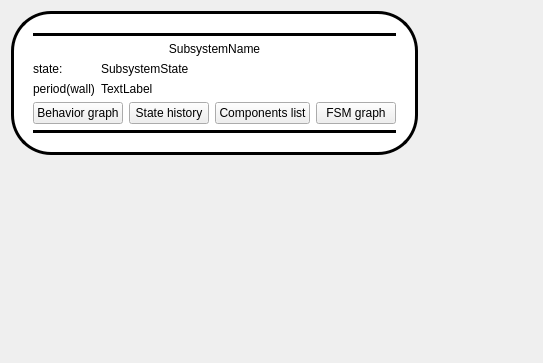
<?xml version="1.0" encoding="UTF-8"?>
<ui version="4.0">
 <class>SubsystemWidget</class>
 <widget class="QWidget" name="SubsystemWidget">
  <property name="geometry">
   <rect>
    <x>0</x>
    <y>0</y>
    <width>543</width>
    <height>363</height>
   </rect>
  </property>
  <property name="sizePolicy">
   <sizepolicy hsizetype="Preferred" vsizetype="Preferred">
    <horstretch>0</horstretch>
    <verstretch>0</verstretch>
   </sizepolicy>
  </property>
  <property name="windowTitle">
   <string>Form</string>
  </property>
  <property name="autoFillBackground">
   <bool>false</bool>
  </property>
  <property name="styleSheet">
   <string notr="true"/>
  </property>
  <layout class="QFormLayout" name="formLayout">
   <item row="0" column="0" colspan="2">
    <widget class="QFrame" name="SubsystemWidget_2">
     <property name="styleSheet">
      <string notr="true">QFrame#SubsystemWidget_2 {
 border-color: rgb(0, 0, 0);
 background-color: rgb(255, 255, 255);
  border-width: 3px;        
  border-style: solid;
  border-radius: 40px;
  padding:10px;
}
</string>
     </property>
     <layout class="QVBoxLayout" name="verticalLayout" stretch="0,0,0,0,0,0,0">
      <property name="sizeConstraint">
       <enum>QLayout::SetMaximumSize</enum>
      </property>
      <item>
       <layout class="QHBoxLayout" name="upper_buffers_layout"/>
      </item>
      <item>
       <widget class="Line" name="line_2">
        <property name="frameShadow">
         <enum>QFrame::Plain</enum>
        </property>
        <property name="lineWidth">
         <number>3</number>
        </property>
        <property name="midLineWidth">
         <number>3</number>
        </property>
        <property name="orientation">
         <enum>Qt::Horizontal</enum>
        </property>
       </widget>
      </item>
      <item>
       <widget class="QLabel" name="SubsystemName">
        <property name="text">
         <string>SubsystemName</string>
        </property>
        <property name="alignment">
         <set>Qt::AlignCenter</set>
        </property>
       </widget>
      </item>
      <item>
       <layout class="QFormLayout" name="formLayout_2">
        <item row="2" column="0">
         <widget class="QLabel" name="label_2">
          <property name="text">
           <string>period(wall)</string>
          </property>
         </widget>
        </item>
        <item row="1" column="0">
         <widget class="QLabel" name="label_4">
          <property name="text">
           <string>state:</string>
          </property>
         </widget>
        </item>
        <item row="1" column="1">
         <widget class="QLabel" name="SubsystemState">
          <property name="maximumSize">
           <size>
            <width>16777215</width>
            <height>16777215</height>
           </size>
          </property>
          <property name="text">
           <string>SubsystemState</string>
          </property>
          <property name="textFormat">
           <enum>Qt::PlainText</enum>
          </property>
         </widget>
        </item>
        <item row="2" column="1">
         <widget class="QLabel" name="PeriodWall">
          <property name="text">
           <string>TextLabel</string>
          </property>
         </widget>
        </item>
       </layout>
      </item>
      <item>
       <layout class="QGridLayout" name="gridLayout_2" columnstretch="0,0,0,0">
        <item row="0" column="2">
         <widget class="QPushButton" name="showComponentsList">
          <property name="text">
           <string>Components list</string>
          </property>
         </widget>
        </item>
        <item row="0" column="0">
         <widget class="QPushButton" name="showBehaviorGraph">
          <property name="text">
           <string>Behavior graph</string>
          </property>
         </widget>
        </item>
        <item row="0" column="1">
         <widget class="QPushButton" name="showStateHistory">
          <property name="text">
           <string>State history</string>
          </property>
         </widget>
        </item>
        <item row="0" column="3">
         <widget class="QPushButton" name="showStateMachineGraph">
          <property name="text">
           <string>FSM graph</string>
          </property>
         </widget>
        </item>
       </layout>
      </item>
      <item>
       <widget class="Line" name="line">
        <property name="frameShadow">
         <enum>QFrame::Plain</enum>
        </property>
        <property name="lineWidth">
         <number>3</number>
        </property>
        <property name="midLineWidth">
         <number>3</number>
        </property>
        <property name="orientation">
         <enum>Qt::Horizontal</enum>
        </property>
       </widget>
      </item>
      <item>
       <layout class="QHBoxLayout" name="lower_buffers_layout"/>
      </item>
     </layout>
    </widget>
   </item>
  </layout>
 </widget>
 <resources/>
 <connections/>
</ui>
